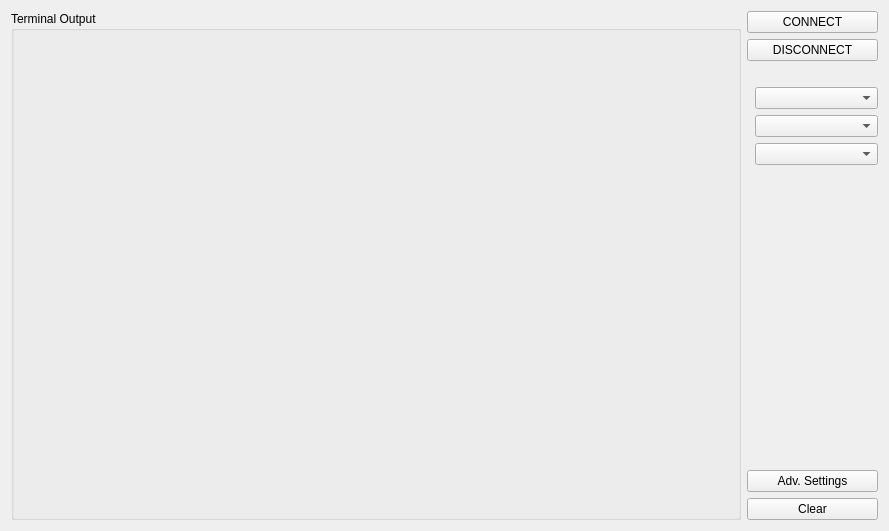
<?xml version="1.0" encoding="UTF-8"?>
<ui version="4.0">
 <class>TerminalConsole</class>
 <widget class="QWidget" name="TerminalConsole">
  <property name="geometry">
   <rect>
    <x>0</x>
    <y>0</y>
    <width>889</width>
    <height>531</height>
   </rect>
  </property>
  <property name="windowTitle">
   <string>Form</string>
  </property>
  <layout class="QHBoxLayout" name="horizontalLayout">
   <item>
    <widget class="QGroupBox" name="terminalGroupBox">
     <property name="sizePolicy">
      <sizepolicy hsizetype="Expanding" vsizetype="Expanding">
       <horstretch>0</horstretch>
       <verstretch>0</verstretch>
      </sizepolicy>
     </property>
     <property name="title">
      <string>Terminal Output</string>
     </property>
     <layout class="QVBoxLayout" name="verticalLayout_2"/>
    </widget>
   </item>
   <item>
    <layout class="QVBoxLayout" name="verticalLayout">
     <property name="sizeConstraint">
      <enum>QLayout::SetMinAndMaxSize</enum>
     </property>
     <item alignment="Qt::AlignRight|Qt::AlignVCenter">
      <widget class="QPushButton" name="connectButton">
       <property name="sizePolicy">
        <sizepolicy hsizetype="MinimumExpanding" vsizetype="Fixed">
         <horstretch>100</horstretch>
         <verstretch>0</verstretch>
        </sizepolicy>
       </property>
       <property name="minimumSize">
        <size>
         <width>131</width>
         <height>0</height>
        </size>
       </property>
       <property name="text">
        <string>CONNECT</string>
       </property>
      </widget>
     </item>
     <item alignment="Qt::AlignRight">
      <widget class="QPushButton" name="disconnectButton">
       <property name="sizePolicy">
        <sizepolicy hsizetype="MinimumExpanding" vsizetype="Fixed">
         <horstretch>0</horstretch>
         <verstretch>0</verstretch>
        </sizepolicy>
       </property>
       <property name="minimumSize">
        <size>
         <width>131</width>
         <height>0</height>
        </size>
       </property>
       <property name="text">
        <string>DISCONNECT</string>
       </property>
      </widget>
     </item>
     <item>
      <spacer name="verticalSpacer_2">
       <property name="orientation">
        <enum>Qt::Vertical</enum>
       </property>
       <property name="sizeType">
        <enum>QSizePolicy::Fixed</enum>
       </property>
       <property name="sizeHint" stdset="0">
        <size>
         <width>20</width>
         <height>20</height>
        </size>
       </property>
      </spacer>
     </item>
     <item alignment="Qt::AlignRight">
      <widget class="QComboBox" name="linkComboBox">
       <property name="sizePolicy">
        <sizepolicy hsizetype="Expanding" vsizetype="Fixed">
         <horstretch>0</horstretch>
         <verstretch>0</verstretch>
        </sizepolicy>
       </property>
       <property name="minimumSize">
        <size>
         <width>123</width>
         <height>0</height>
        </size>
       </property>
       <property name="maximumSize">
        <size>
         <width>220</width>
         <height>32</height>
        </size>
       </property>
      </widget>
     </item>
     <item alignment="Qt::AlignRight">
      <widget class="QComboBox" name="baudComboBox">
       <property name="sizePolicy">
        <sizepolicy hsizetype="Minimum" vsizetype="Fixed">
         <horstretch>0</horstretch>
         <verstretch>0</verstretch>
        </sizepolicy>
       </property>
       <property name="minimumSize">
        <size>
         <width>123</width>
         <height>0</height>
        </size>
       </property>
      </widget>
     </item>
     <item alignment="Qt::AlignRight">
      <widget class="QComboBox" name="consoleModeBox">
       <property name="sizePolicy">
        <sizepolicy hsizetype="Minimum" vsizetype="Fixed">
         <horstretch>0</horstretch>
         <verstretch>0</verstretch>
        </sizepolicy>
       </property>
       <property name="minimumSize">
        <size>
         <width>123</width>
         <height>0</height>
        </size>
       </property>
      </widget>
     </item>
     <item>
      <spacer name="verticalSpacer">
       <property name="orientation">
        <enum>Qt::Vertical</enum>
       </property>
       <property name="sizeHint" stdset="0">
        <size>
         <width>91</width>
         <height>23</height>
        </size>
       </property>
      </spacer>
     </item>
     <item>
      <widget class="QPushButton" name="settingsButton">
       <property name="text">
        <string>Adv. Settings</string>
       </property>
      </widget>
     </item>
     <item>
      <widget class="QPushButton" name="clearButton">
       <property name="text">
        <string>Clear</string>
       </property>
      </widget>
     </item>
    </layout>
   </item>
  </layout>
 </widget>
 <resources/>
 <connections/>
</ui>
